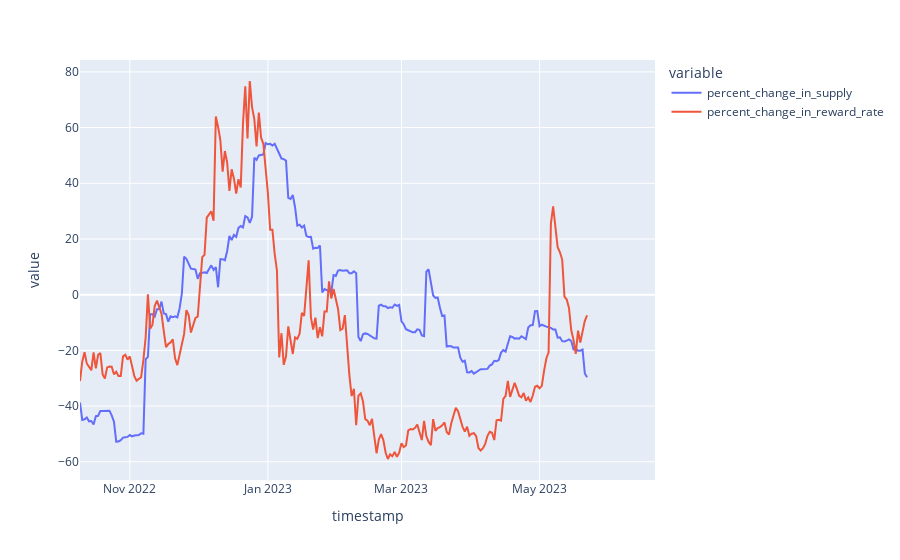

The notebook cell saved with this chart:
### Code cell
import pandas as pd
import plotly.express as px
from constants import ROOT_DATA_DIR

df = pd.read_parquet(ROOT_DATA_DIR / 'merged_df.parquet')

df['lp_token_supply_future'] = df['lp_token_total_supply'].shift(-30) #3 reward rate +x days after today
df['reward_rate_eth_future'] = df['reward_rate_eth'].shift(-30) 

# df['percent_change_in_supply'] = 100 * (df['lp_token_supply_shifted'] - df['lp_token_total_supply']) / df[['lp_token_supply_shifted', 'lp_token_total_supply']].mean(axis=1)
# df['percent_change_in_reward_rate'] = 100 * (df['reward_rate_eth_shifted'] - df['reward_rate_eth']) / df[['reward_rate_eth', 'reward_rate_eth_shifted']].mean(axis=1)

df['percent_change_in_supply'] = 100 * (df['lp_token_supply_future'] - df['lp_token_total_supply']) / df['lp_token_total_supply']
df['percent_change_in_reward_rate'] = 100 * (df['reward_rate_eth_future'] - df['reward_rate_eth']) / df['reward_rate_eth']

# we get qwerks when we get on eof the changes near - 0
# so lets shift everyhting up by 1000

# df['percent_change_in_supply'] = df['percent_change_in_supply'] + 100
# df['percent_change_in_reward_rate'] = df['percent_change_in_reward_rate'] + 100

df['elasticity'] = df['percent_change_in_supply'] / df['percent_change_in_reward_rate']
px.line(df[['percent_change_in_supply', 'percent_change_in_reward_rate']])

### Figure 1 — Plotly figure (JSON) as saved in the notebook; plotly's stock layout.template omitted (floating-point values rounded to 4 significant figures; data arrays with more than 128 entries replaced by an {"elided": "..."} marker saying what was removed)
{"data": [{"hovertemplate": "variable=percent_change_in_supply<br>timestamp=%{x}<br>value=%{y}<extra></extra>", "legendgroup": "percent_change_in_supply", "line": {"color": "#636efa", "dash": "solid"}, "marker": {"symbol": "circle"}, "mode": "lines", "name": "percent_change_in_supply", "orientation": "v", "showlegend": true, "type": "scatter", "x": {"elided": "255 str values"}, "xaxis": "x", "y": {"elided": "255 float values"}, "yaxis": "y"}, {"hovertemplate": "variable=percent_change_in_reward_rate<br>timestamp=%{x}<br>value=%{y}<extra></extra>", "legendgroup": "percent_change_in_reward_rate", "line": {"color": "#EF553B", "dash": "solid"}, "marker": {"symbol": "circle"}, "mode": "lines", "name": "percent_change_in_reward_rate", "orientation": "v", "showlegend": true, "type": "scatter", "x": {"elided": "255 str values"}, "xaxis": "x", "y": {"elided": "255 float values"}, "yaxis": "y"}], "layout": {"legend": {"title": {"text": "variable"}, "tracegroupgap": 0}, "margin": {"t": 60}, "xaxis": {"anchor": "y", "domain": [0, 1], "title": {"text": "timestamp"}}, "yaxis": {"anchor": "x", "domain": [0, 1], "title": {"text": "value"}}}}
